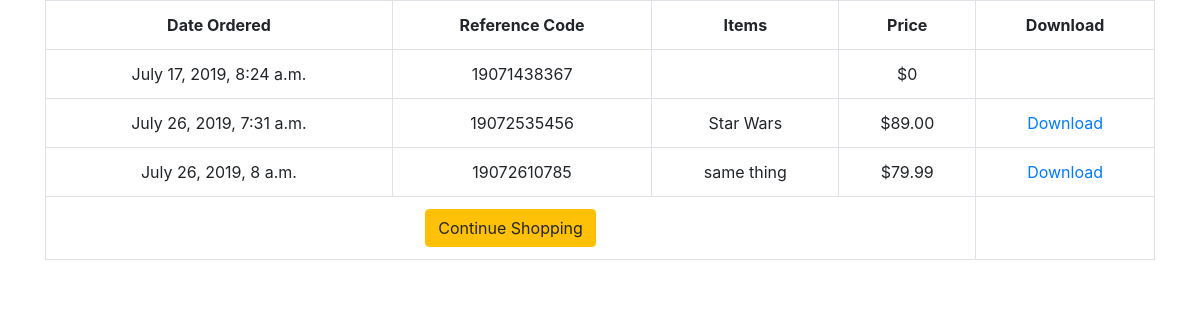
Screenshot of /profiles/profile/ (signed in) with the database file from the repository.
### shopping_cart/models.py (models this page shows, shortened)
class Order(models.Model):
    ref_code = models.CharField(max_length=15)
    owner = models.ForeignKey(Profile, on_delete=models.SET_NULL, null=True)
    is_ordered = models.BooleanField(default=False)
    items = models.ManyToManyField(OrderItem)
    date_ordered = models.DateTimeField(auto_now=True)
    def get_cart_total(self):
        return sum([item.product.price for item in self.items.all()])

class OrderItem(models.Model):
    product = models.OneToOneField(Product, on_delete=models.SET_NULL, null=True)
    is_ordered = models.BooleanField(default=False)
    date_added = models.DateTimeField(auto_now=True)
    date_ordered = models.DateTimeField(null=True)

### products/models.py (models this page shows, shortened)
class Product(models.Model):
    seller = models.ForeignKey(SellerAccount,on_delete=models.CASCADE)
    name = models.CharField(max_length=120)
    description = models.CharField(max_length=500,null=True,blank=True)
    download = models.FileField(upload_to=download_loc,storage=FileSystemStorage(location=protected_loc),null=True,blank=True)
    price = models.DecimalField(max_digits=60,decimal_places=2)
    sale_price = models.DecimalField(max_digits=60,decimal_places=2,null=True,blank=True)
    slug= models.SlugField()
    timestamp = models.DateTimeField(auto_now_add=True,auto_now=False)
    updated = models.DateTimeField(auto_now_add=False,auto_now=True)
    active = models.BooleanField(default=True)
    def get_download(self):
        view_name = "accounts:download_slug"
        url = reverse(view_name, kwargs={"slug": self.slug})
        return url

### accounts/views.py (the view)
@login_required()
def my_profile(request):
	my_user_profile = Profile.objects.filter(user=request.user).first()
	my_orders = Order.objects.filter(is_ordered=True, owner=my_user_profile)
	context = {
		'my_orders': my_orders
	}
	return render(request, "profile.html", context)

### templates/profile.html
{% extends 'base.html' %}
{% block content %}
<table class="table table-hover table-bordered text-center">
      <tr class="text-center">
        <th>Date Ordered</th>
        <th>Reference Code</th>
        <th>Items</th>
        <th>Price</th>
        <th>Download</th>
      </tr>
      {% for order in my_orders %}
        <tr>
          <td>{{ order.date_ordered }}</td>
          <td>{{ order.ref_code }}</td>
          <td>
        	{% for item in order.items.all %}
        		{{ item.product.name }}
      		{% endfor %}
      	  </td>
          <td>${{ order.get_cart_total }}</td>
          {% for item in order.items.all %}
          {% if item.product.download %}
          <td><a href='{{ item.product.get_download }}'>Download</a></td>
          {% endif %}
          {% endfor %}
        </tr>
      {% empty %}
        <tr>
          <td colspan= 4> You have no orders.</td>
        </tr>
      {% endfor %}
      <tr>
        <td colspan=4>
          <a href="{% url 'products:product-list' %}" class="btn btn-warning pull-left">
            {% if not order %}Continue Shopping{% else %}Add Items to Cart {% endif %}
          </a>
        </td>
      </tr>
    </table>
{% endblock content %}

### rows the page displays
Order: date_ordered "July 17, 2019, 8:24 a.m.", ref_code "19071438367", get_cart_total "0"
Order: date_ordered "July 26, 2019, 7:31 a.m.", ref_code "19072535456", get_cart_total "89.00"
OrderItem: product.name "Star Wars"
Order: date_ordered "July 26, 2019, 8 a.m.", ref_code "19072610785", get_cart_total "79.99"
OrderItem: product.name "same thing"
